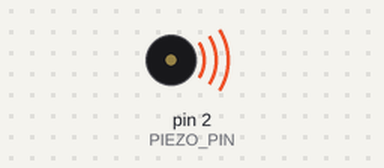
This sketch was run on a simulated Arduino Uno, built with avr-gcc and run on an emulated ATmega328P. Parts: buzzer (waves = sounding).

Above: at 0.5 s.
Timing chart, 0 to 4.6 s (numbered marks = the images above):
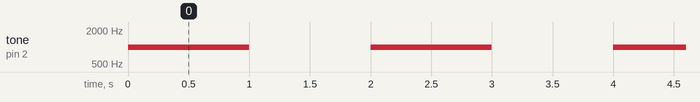

Measured:
- by itself, tone on pin 2 (PIEZO_PIN): alternates 1000 Hz for 1.0 s and silent for 1.0 s

The sketch:

Piezo-Test.ino
```cpp
const int PIEZO_PIN = 2;

void setup() {
  // put your setup code here, to run once:
  pinMode(PIEZO_PIN, OUTPUT);
}

void loop() {
  // put your main code here, to run repeatedly:

  tone(PIEZO_PIN, 1000);
  delay(1000);
  noTone(PIEZO_PIN);
  delay(1000);
}
```
